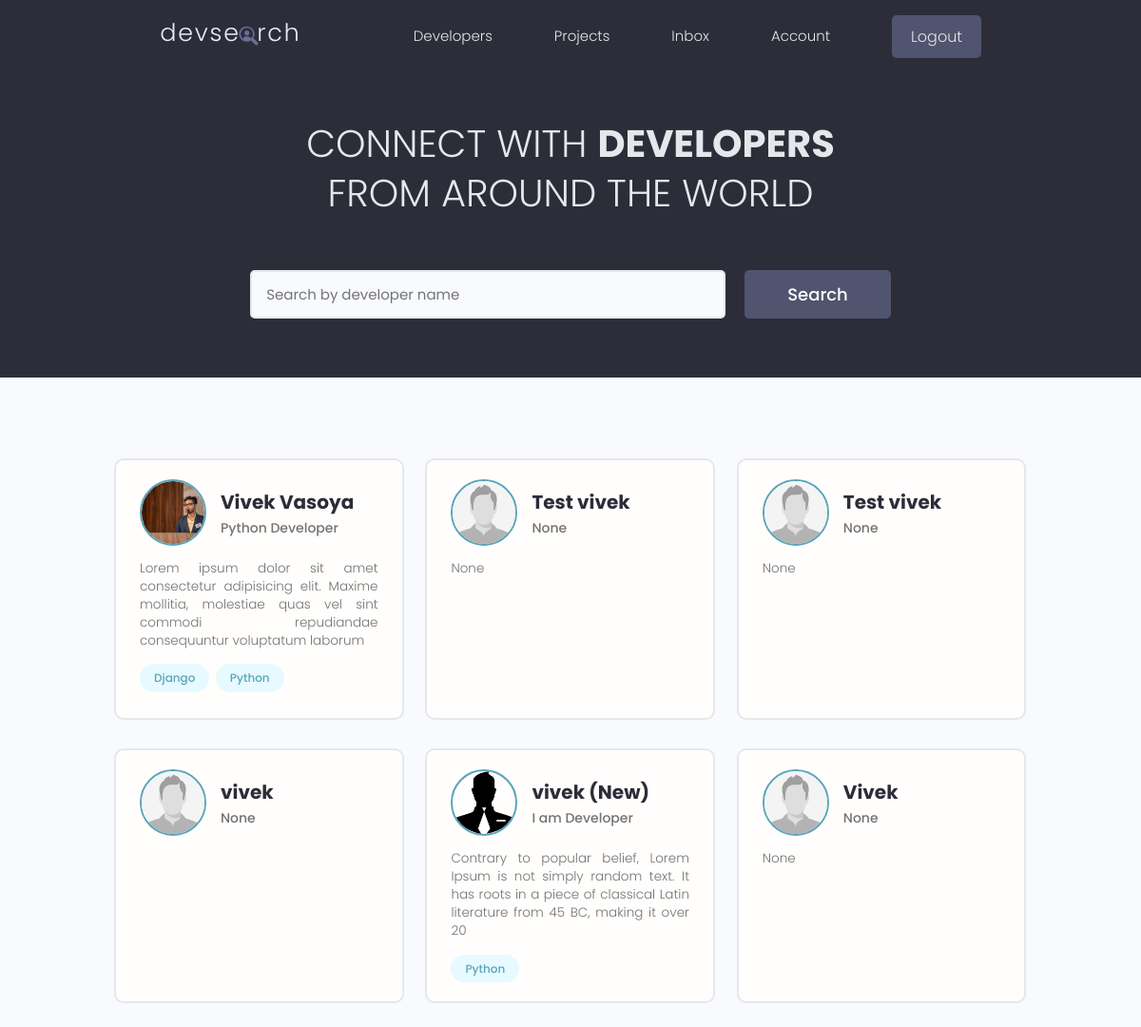
Page / (signed in) on the committed database.
### users/models.py (models this page shows, shortened)
class Profile(models.Model):
    user = models.OneToOneField(User, on_delete=models.CASCADE, null= True,blank=True)
    name = models.CharField(max_length=200,blank=True,null=True)
    email = models.EmailField(max_length=500,blank=True,null=True)
    username = models.CharField(max_length=200, blank=True, null=True)
    location = models.CharField(max_length=200,blank=True,null=True)
    short_intro = models.CharField(max_length=200,blank=True,null=True)
    bio = models.TextField(blank=True,null=True)
    profile_image = models.ImageField(null=True,blank=True,upload_to='profiles/', default="profiles/user-default.png")
    social_github = models.CharField(max_length=200,blank=True,null=True)
    social_stackoverflow = models.CharField(max_length=200,blank=True,null=True)
    social_twitter = models.CharField(max_length=200,blank=True,null=True)
    social_linkedin = models.CharField(max_length=200,blank=True,null=True)
    social_youtube = models.CharField(max_length=200,blank=True,null=True)
    social_instagram = models.CharField(max_length=200,blank=True,null=True)
    social_facebook = models.CharField(max_length=200,blank=True,null=True)
    social_snapchat = models.CharField(max_length=200,blank=True,null=True)
    social_website = models.CharField(max_length=200,blank=True,null=True)
    created = models.DateTimeField(auto_now_add=True)
    id = models.UUIDField(default=uuid.uuid4, unique=True, primary_key=True,editable=False)
    @property
    def imageURL(self):
        try:
            url = self.profile_image.url
        except:
            url = ''
        return url
    class Meta:
        ordering = ['created']

class Skill(models.Model):
    owner = models.ForeignKey(Profile, on_delete=models.CASCADE,null=True,blank=True)
    name = models.CharField(max_length=200,blank=True,null=True)
    description = models.TextField(blank=True,null=True)
    created = models.DateTimeField(auto_now_add=True)
    id = models.UUIDField(default=uuid.uuid4, unique=True, primary_key=True,editable=False)
    def __str__(self) -> str:
        return str(self.name)

### users/views.py (the view)
# urls.py: path('',views.profiles,name="profiles"),
def profiles(request):
    profiles, search_query = searchProfiles(request)
    page = request.GET.get('page')
    result = 6
    paginator = Paginator(profiles, result)
    try:
        profiles = paginator.page(page)
    except PageNotAnInteger:
        page = 1
        profiles = paginator.page(page)
    except EmptyPage:
        page = paginator.num_pages
        profiles = paginator.page(page)
    leftIndex= (int(page)-4)
    if leftIndex <1:
        leftIndex = 1
    rightIndex = (int(page)+5)
    if rightIndex > paginator.num_pages:
        rightIndex = paginator.num_pages +1
    custom_range = range(leftIndex,rightIndex)
    context = {'profiles':profiles,'search_query':search_query,'paginator':paginator,'custom_range':custom_range}
    return render(request,'users/profiles.html',context)

### users/utils.py (called while the page is built)
def searchProfiles(request):
    search_query = ''
    if request.GET.get('search_query'):
        search_query = request.GET.get('search_query')
    skills = Skill.objects.filter(name__icontains=search_query)
    profiles = Profile.objects.distinct().filter(
        Q(name__icontains=search_query) |
        Q(short_intro__icontains=search_query) |
        Q(skill__in=skills)
        )
    return profiles, search_query

### users/templates/users/profiles.html (shortened to what this page needs)
{% extends 'main.html' %}
{% block content %}
  <main class="home">
    <section class="hero-section text-center">
      <div class="container container--narrow">
        <div class="hero-section__box">
          <h2>CONNECT WITH <span>DEVELOPERS</span></h2>
          <h2>FROM AROUND THE WORLD</h2>
        </div>
        <div class="hero-section__search">
          <form id="searchForm" class="form" action="{% url 'profiles' %}" method="get">
            <div class="form__field">
              <input class="input input--text" id="formInput#search" type="text" name="search_query" value="{{search_query}}"
                placeholder="Search by developer name" />
            </div>
            <input class="btn btn--sub btn--lg" type="submit" value="Search" />
          </form>
        </div>
      </div>
    </section>
    <section class="devlist">
      <div class="container">
        <div class="grid grid--three">
        {% for profile in profiles %}
          <div class="column card">
            <div class="dev">
              <a href="{% url 'user-profile' pk=profile.id %}" class="card__body">
                <div class="dev__profile">
                  <img class="avatar avatar--md" src="{{profile.imageURL}}" alt="image" />
                  <div class="dev__meta">
                    <h3>{{profile.name}}</h3>
                    <h5>{{profile.short_intro|slice:"60"}}</h5>
                  </div>
                </div>
                <p class="dev__info">
                  {{profile.bio|slice:"150"}}
                </p>
                <div class="dev__skills">
                  {% for skill in profile.skill_set.all|slice:5 %}
                  <span class="tag tag--pill tag--main">
                    <small>{{skill}}</small>
                  </span>
                  {% endfor %}
                </div>
              </a>
            </div>
          </div>
          {% endfor %}
        </div>
      </div>
    </section>
  </main>
{% endblock content %}

### static/styles/app.css (style rules this page uses)
:root { --color-sub: #2d2d39; }
.btn--sub { background-color: var(--color-sub-light); }
.card { border: 2px solid var(--color-light); }
img { width: 100%; }
.hero-section { height: 40vh; display: flex; align-items: center; background-color: var(--color-sub); }
.hero-section__box { margin-bottom: 4rem; }
.hero-section__box > h2, .hero-section__box > h2 > span { font-size: 4rem; color: var(--color-light); line-height: 1.3; text-transform: uppercase; }
.hero-section__box > h2 { font-weight: 300; }
.hero-section__box > h2 > span { font-weight: 700; }
.hero-section__search > .form { display: flex; align-items: center; justify-content: center; gap: 2rem; }
.hero-section__search > .form input.input--text { width: 50rem; }
.devlist { margin-top: 8rem; }
.devlist .grid { align-items: stretch; }
.devlist .dev .dev__profile { display: flex; align-items: center; gap: 1.5rem; }
.devlist .dev .dev__meta h3 { color: var(--color-sub); font-size: 2rem; font-weight: 700; }
.devlist .dev .dev__meta h5 { color: var(--color-text); font-size: 1.4rem; font-weight: 500; }
.devlist .dev .dev__info { margin: 1.5rem 0; font-size: 1.35rem; line-height: 1.4; text-align: justify; }

### static/uikit/styles/modules/_variables.css (style rules this page uses)
:root { --color-main: #5aa5b9; --color-main-light: #e6faff; --color-sub: #3f4156; --color-sub-light: #51546e; --color-sub-lighter: #ededfd; --color-text: #737373; --color-gray: #8b8b8b; --color-light: #e5e7eb; --color-light-gray: #767676; --color-bg: #f8fafd; --color-white: #fffefd; --color-white-light: #f3f3f3; --color-success: #359e64; --color-success-bg: #def8e8; --color-error: #fc4b0b; --color-error-bg: #fff2ee; --font-base: 'Poppins', arial, helvetica, 'Segoe UI', roboto, ubuntu, sans-serif; --font-monospace: 'Fira Code', 'Courier New', courier, monospace; --font-regular: 300; --font-medium: 500; --font-bold: 700; --generic-shadow: 1px 1px 5px #00000010; --generic-transition: all 0.3s ease-in-out; }

### static/uikit/styles/modules/_base.css (style rules this page uses)
* { margin: 0; padding: 0; box-sizing: border-box; text-rendering: optimizeLegibility; color: inherit; font-size: inherit; }
html { font-size: 50%; }
@media only screen and (min-width: 480px) { html { font-size: 56.25%; } }
@media only screen and (min-width: 1200px) { html { font-size: 62.5%; } }
body { line-height: 1.6; font-weight: 400; font-size: 1.5rem; color: var(--color-text); background-color: var(--color-bg); min-height: 100vh; }

### static/uikit/styles/modules/_typography.css (style rules this page uses)
* { font-family: var(--font-base); }
h2 { font-size: 3.6rem; font-weight: var(--font-bold); }
h3 { font-size: 3.2rem; font-weight: var(--font-medium); }
h5 { font-size: 2.4rem; font-weight: var(--font-medium); }
h5, h6 { font-weight: var(--font-regular); }
p, span, strong { font-size: 1.6rem; color: var(--color-text); font-weight: var(--font-regular); }
a { padding-bottom: 2px; text-decoration: none; display: inline-block; color: var(--color-main); font-weight: var(--font-medium); }

### static/uikit/styles/modules/_utilities.css (style rules this page uses)
.container { width: 92%; max-width: 165rem; margin: 0 auto; box-sizing: border-box; }
.container--narrow { width: 92%; max-width: 120rem; }
@media screen and (min-width: 1000px) { .container { width: 90%; } }
@media screen and (min-width: 1000px) { .container--narrow { width: 85%; } }
@media screen and (min-width: 1200px) { .container { width: 80%; } }
@media screen and (min-width: 1200px) { .container--narrow { width: 72%; } }
.text-center { text-align: center; }

### static/uikit/styles/modules/_avatar.css (style rules this page uses)
.avatar { border-radius: 50%; border: 2px solid var(--color-main); object-fit: cover; }
.avatar--md { height: 7rem; width: 7rem; }

### static/uikit/styles/modules/_button.css (style rules this page uses)
.btn { display: inline-block; position: relative; cursor: pointer; background-color: var(--color-light); font-weight: var(--font-medium); color: var(--color-sub); text-decoration: none; padding: 1rem 2rem; border-radius: 0.5rem; border: none; width: -webkit-fit-content; width: -moz-fit-content; width: fit-content; height: -webkit-fit-content; height: -moz-fit-content; height: fit-content; font-size: 1.6rem; outline-width: 0; outline-color: transparent; -webkit-backface-visibility: hidden; backface-visibility: hidden; transition: all 0.3s ease-in-out; }
.btn--sub { background-color: var(--color-sub); color: var(--color-white); }
.btn--lg { font-size: 1.8rem; padding: 1.2rem 4.5rem; }

### static/uikit/styles/modules/_card.css (style rules this page uses)
.card { border-radius: 1rem; background-color: var(--color-white); border: 1.5px solid var(--color-light); width: auto; height: auto; margin-top: 0.5rem; margin-bottom: 0.5rem; overflow: hidden; }
.card__body, .card__header { padding: 2rem 2.5rem; }

### rows in the picture
Profile: imageURL (picture), name "Vivek Vasoya", short_intro "Python Developer", bio "Lorem ipsum dolor sit amet consectetur adipisicing elit. Maxime mollitia, molestiae quas vel sint commodi repudiandae consequuntur voluptatum laborum"
Skill: name "Django"
Skill: name "Python"
Profile: imageURL (placeholder picture), name "Test vivek", short_intro "None", bio "None"
Profile: imageURL (placeholder picture), name "Test vivek", short_intro "None", bio "None"
Profile: imageURL (placeholder picture), name "vivek", short_intro "None"
Profile: imageURL (picture), name "vivek (New)", short_intro "I am Developer", bio "Contrary to popular belief, Lorem Ipsum is not simply random text. It has roots in a piece of classical Latin literature from 45 BC, making it over 20"
Skill: name "Python"
Profile: imageURL (placeholder picture), name "Vivek", short_intro "None", bio "None"
